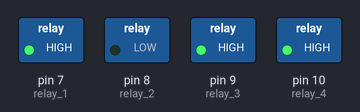
This sketch was run on a simulated Arduino Uno, built with avr-gcc and run on an emulated ATmega328P. Shown: switched loads named in the sketch (green lamp = pin HIGH).

Above: at 0.1 s.
At 49.6 s:
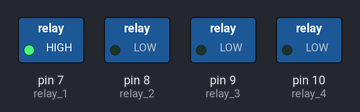
At 89.1 s:
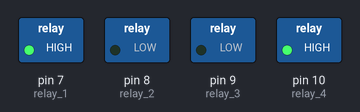
At 102.6 s:
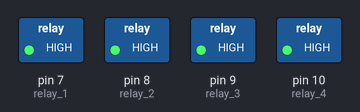
Timing chart, 0 to 104.1 s (numbered marks = the images above):
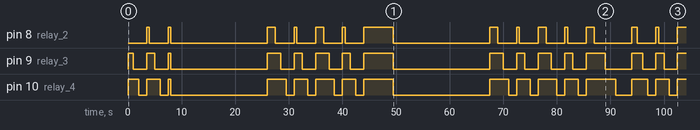

The sketch:

jingle-bells-sync.ino
```cpp
int relay_1 = 7;
int relay_2 = 8;
int relay_3 = 9;
int relay_4 = 10;

int estrelas = relay_2;
int amarelas = relay_3;
int coloridas = relay_4;

void setup() {
  configInitialState();

  jingleBells();
  jingleBells();

  // second 8
  turnOnAll();
  delay(18000);
  // second 26
  // Oh ...
  turnOffAll();
  delay(1500);

  // second 27,5
  jingleBells();
  jingleBells();

  // second 35,5
  // Hey ...
  turnOffAll();
  delay(1000);

  // second 36,5
  jingleBells();
  jingleBells();

  // second 44,5
  turnOffAll();
  delay(5000);

  // second 49,5
  turnOnAll();
  delay(18000);

  // 1 min 7,5 sec
  // Oh ...
  turnOffAll();
  delay(1500);

  // 1 min 9 sec
  jingleBells();
  jingleBells();

  // 1 min 17 sec
  // Hey ...
  turnOffAll();
  delay(1000);

  // 1 min 18 sec
  jingleBells();
  jingleBells();
  delay(1000);

  // 1 min 27 sec
  turnOn(estrelas);
  delay(2000);
  turnOn(amarelas);
  delay(2000);
  turnOn(coloridas);
  delay(3000);
  turnOffAll();

  // 1 min 34 sec
  delay(1000);
  jingleBells();
  jingleBells();
}

void configInitialState() {
  // Set RelayPin as an output pin
  pinMode(relay_1, OUTPUT);
  pinMode(relay_2, OUTPUT);
  pinMode(relay_3, OUTPUT);
  pinMode(relay_4, OUTPUT);

  // Set all realys off initially
  digitalWrite(relay_1, HIGH);
  digitalWrite(relay_2, HIGH);
  digitalWrite(relay_3, HIGH);
  digitalWrite(relay_4, HIGH);
}

void jingleBells() {
  turnOn(estrelas);
  delay(1000);
  turnOn(amarelas);
  delay(1000);
  turnOn(coloridas);
  delay(1500);
  turnOffAll();
  delay(500);
}

void turnOn(int relay) {
  digitalWrite(relay, LOW);
}

void turnOnAll() {
  digitalWrite(estrelas, LOW);
  digitalWrite(amarelas, LOW);
  digitalWrite(coloridas, LOW);
}

void turnOff(int relay) {
  digitalWrite(relay, HIGH);
}

void turnOffAll() {
  digitalWrite(estrelas, HIGH);
  digitalWrite(amarelas, HIGH);
  digitalWrite(coloridas, HIGH);
}

void loop() {

}
```
